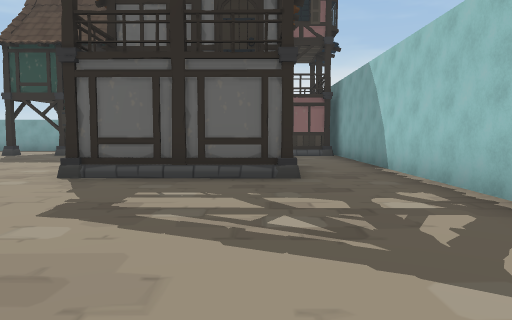
[1] (above)

24 first-person views from a walk through a 3-D level made in the Unity game engine. The camera is 1.3 m above the floor, tilts 4° down and sees 70° across. The floor is counted in squares, 2 m on a side. Each view is taken from the middle of a square. On the plan, view 1 faces up. The plan holds only what a view shows up to about 11 squares ahead; the rest is blank. The place goes on beyond the plan. The player is left out.

[2]
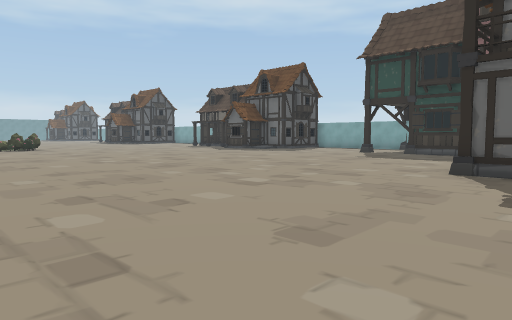

[3]
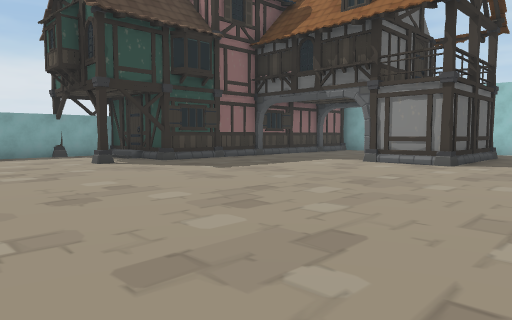

[4]
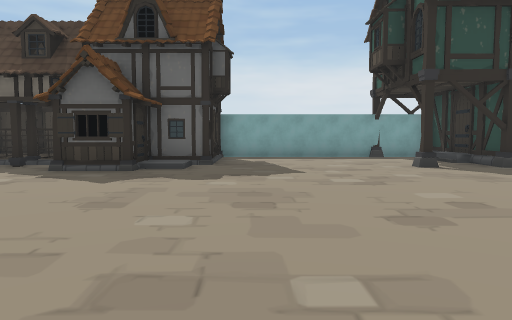

[5]
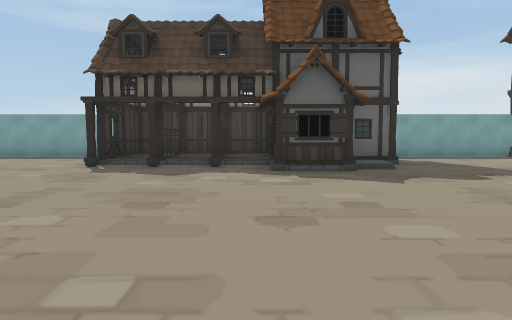

[6]
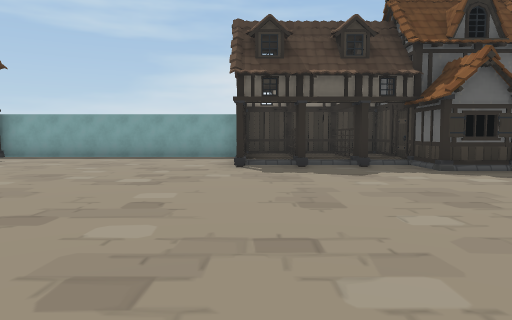

[7]
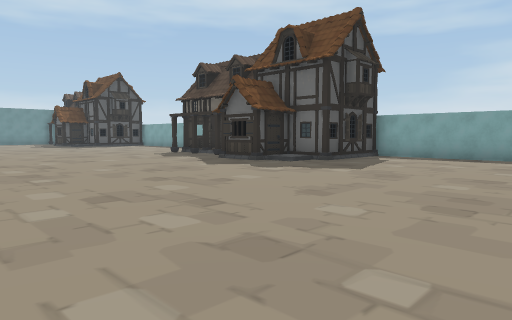

[8]
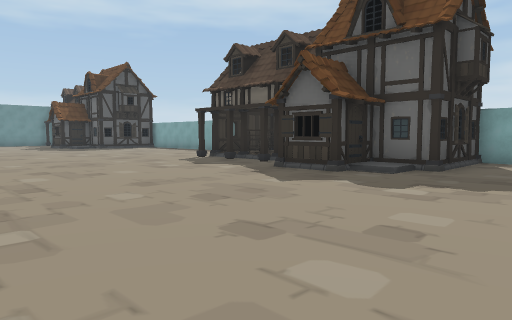

[9]
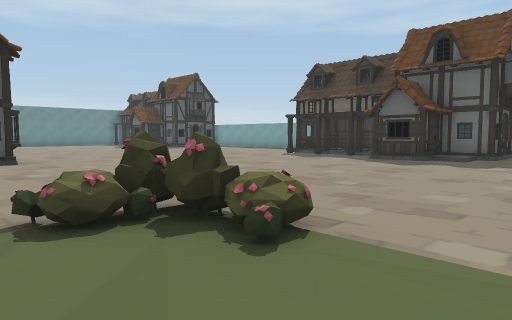

[10]
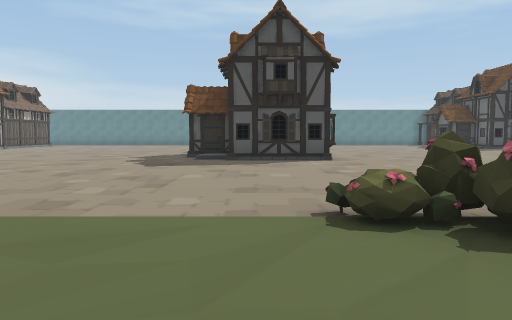

[11]
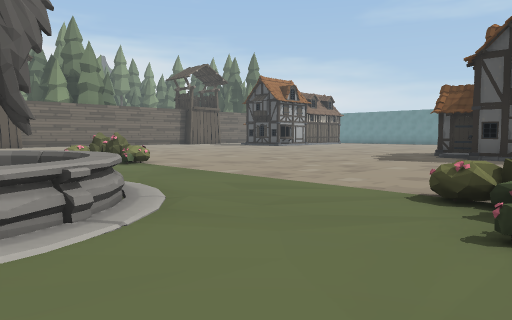

[12]
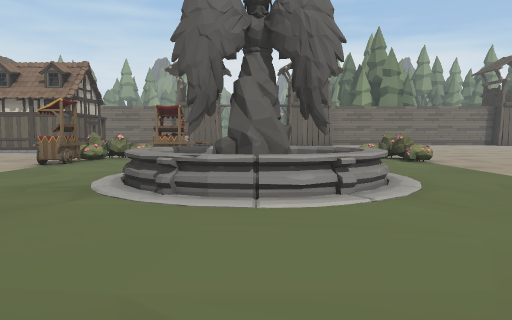

[13]
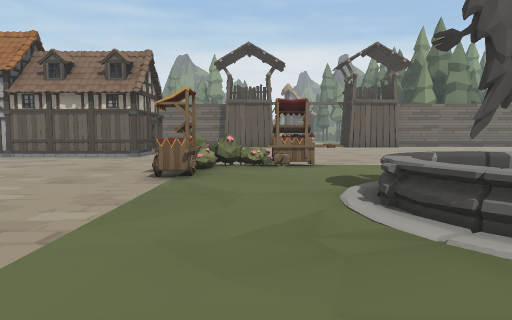

[14]
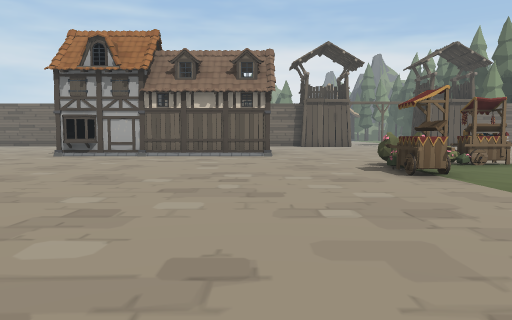

[15]
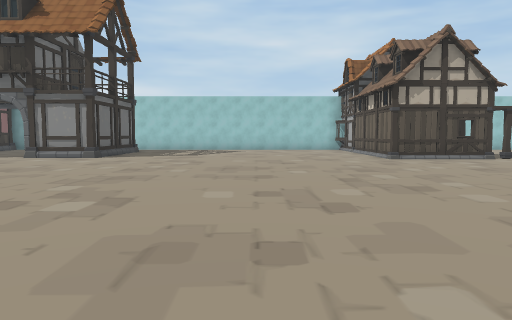

[16]
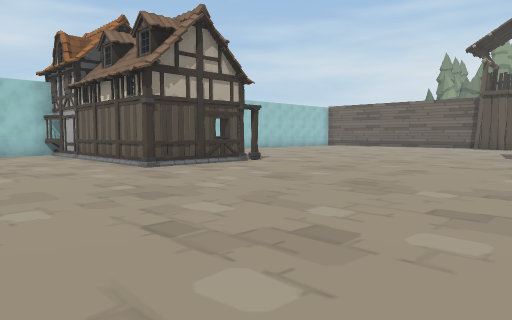

[17]
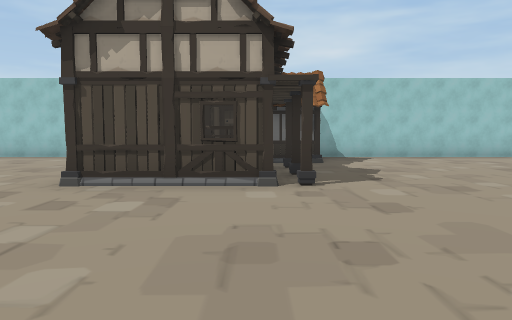

[18]
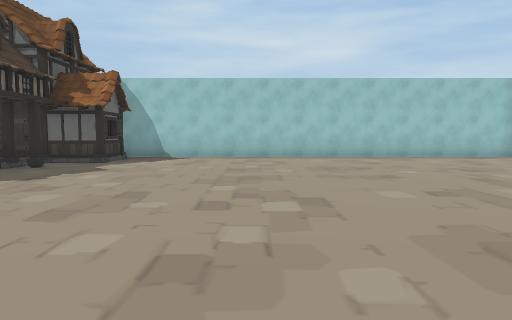

[19]
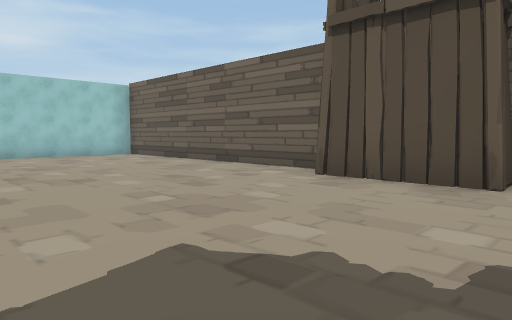

[20]
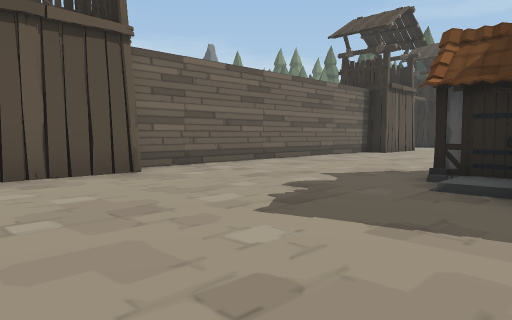

[21]
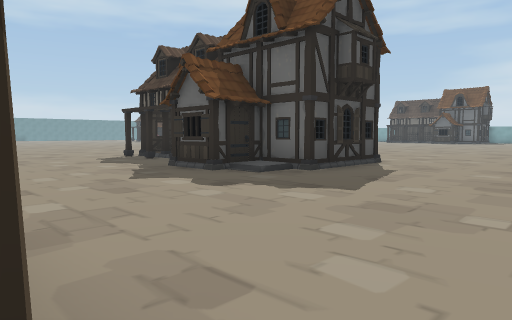

[22]
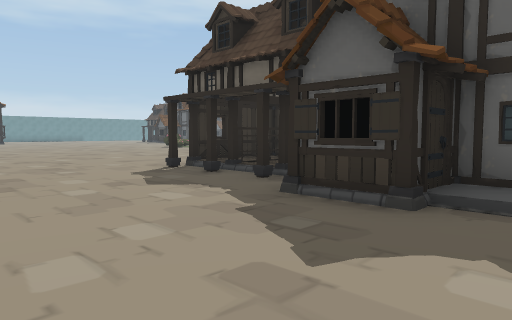

[23]
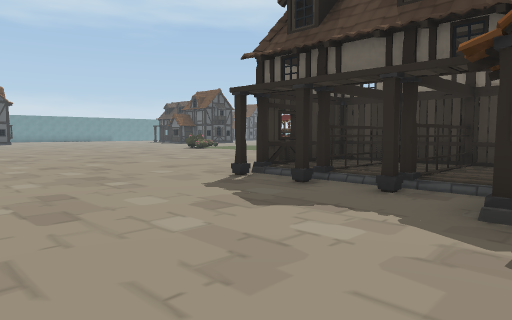

[24]
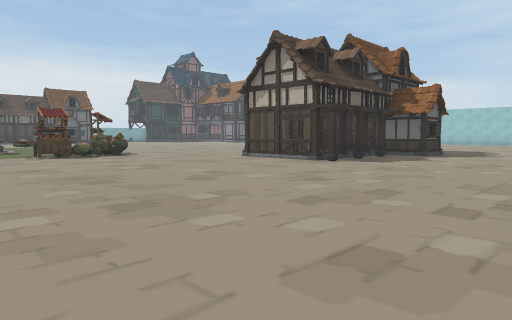

### Floor plan
Key: @ floor where view 1 was taken; # wall or solid block; x gap in a wall; . main floor; : floor 0.25 m higher than the main floor; / step, stairs or slope; ^ raised ledge; H house; F flower; S statue; C cart; T tower.
Columns run from 34 left of view 1 to 3 right of it. Each row starts with its distance up from view 1.
 15         ######### ### #######
 14         #.......# #:###.....H
 13     #   #.......# #:###.....#
 12   x/## ##.......###/###.....H
 11  ...#### .......###.##..........H  HH#
 10 .................................  ..#
  9 .................................  ..#
  8 .................................  ..#
  7 ...............................H HH..#
  6 ...............................HHHH..#
  5 ....  ............... ...............#
  4 ......   ...... .  .  ...............#
  3 .#....  .F....       ................#
  2  #......F.......   ..................#
  1 ##............... ...................#
  0 #/.........^^^....................@..#
 -1 #..........SSS^......................#
 -2 ...........^S^.......................#
 -3 .......... .^........... ......#######
 -4 ..........   ...C....... ......#####
 -5 ........F.   ...F..............#####
 -6 ..   ....F  ..CF...............###.#/#
 -7      ..     .........................#
 -8             .........................#
 -9             .......#######...........#
-10             .......#### ##...........#
-11             .......#######...........#
-12            ........###.#:............#
-13            ............//............#
-14            ..........................#
-15            ..........................#
-16            ..........................#
-17            ...     .......TTT........#

Where each view was taken, in squares from view 1:
view 1: 0 up, 0 right, facing up
view 2: 1 down, 1 left, facing up-left
view 3: 3 up, 11 left, facing up-right
view 4: 4 up, 11 left, facing up
view 5: 4 up, 15 left, facing up
view 6: 4 up, 18 left, facing up
view 7: 4 up, 20 left, facing up-left
view 8: 5 up, 23 left, facing up-left
view 9: 1 up, 23 left, facing up-left
view 10: 1 up, 23 left, facing left
view 11: 3 up, 22 left, facing down-left
view 12: 4 up, 22 left, facing down
view 13: 2 up, 19 left, facing down
view 14: 2 up, 15 left, facing down
view 15: 1 up, 13 left, facing right
view 16: 1 up, 10 left, facing down-right
view 17: 5 down, 8 left, facing right
view 18: 10 down, 8 left, facing right
view 19: 12 down, 9 left, facing down-right
view 20: 11 down, 5 left, facing down-left
view 21: 17 down, 5 left, facing up-left
view 22: 16 down, 9 left, facing up-left
view 23: 16 down, 11 left, facing up-left
view 24: 17 down, 23 left, facing up-right
